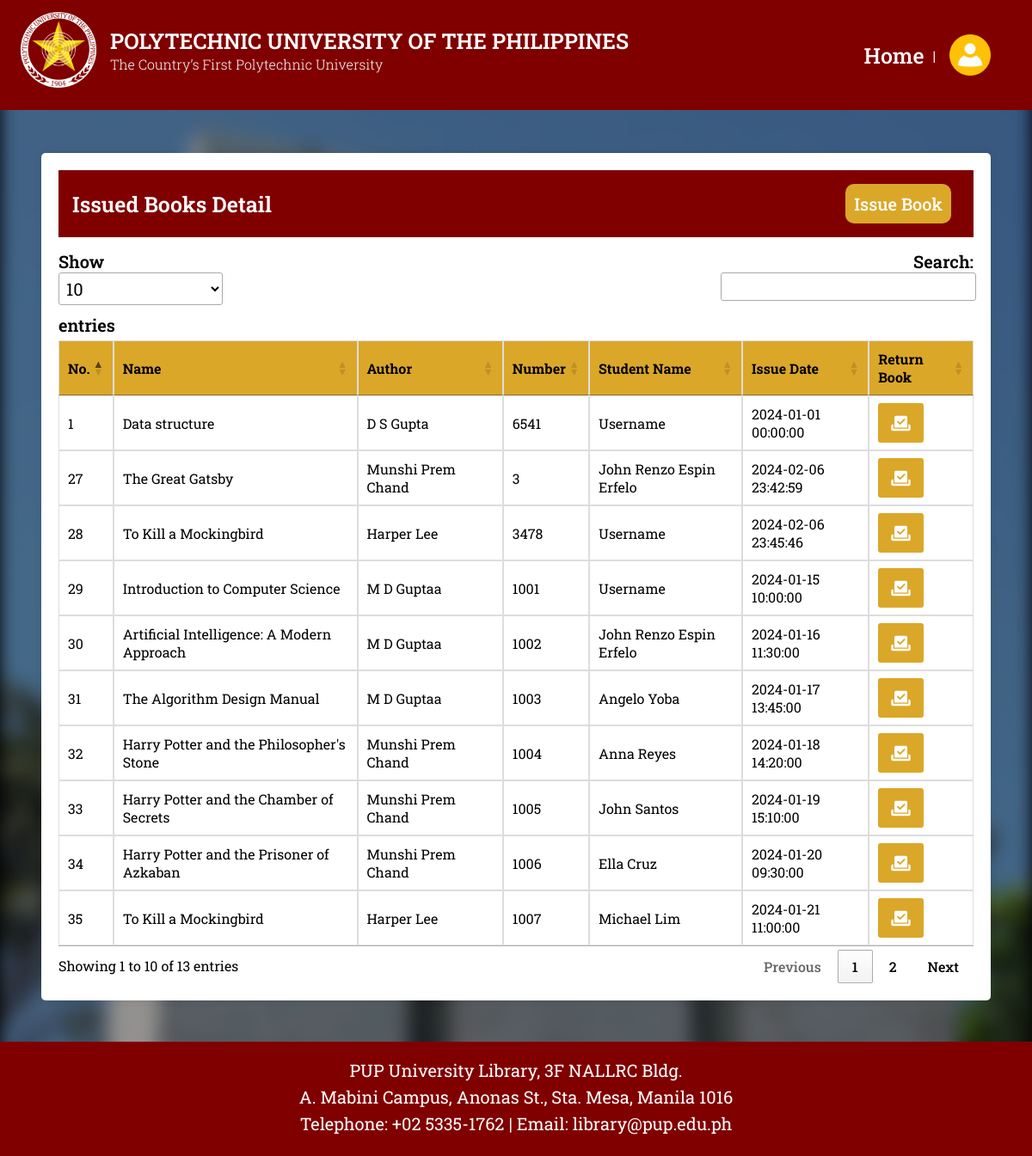
Page /admin/view_issued_book.php on the committed database.
### tables this page shows
CREATE TABLE `issued_books` (
  `s_no` int(11) NOT NULL AUTO_INCREMENT,
  `book_no` int(11) NOT NULL,
  `book_name` varchar(200) NOT NULL,
  `book_author` varchar(200) NOT NULL,
  `student_id` int(11) NOT NULL,
  `status` int(11) NOT NULL,
  `issue_date` datetime NOT NULL,
  PRIMARY KEY (`s_no`),
  KEY `book_no` (`book_no`),
  CONSTRAINT `issued_books_ibfk_1` FOREIGN KEY (`book_no`) REFERENCES `books` (`book_no`)
);

CREATE TABLE `users` (
  `id` int(11) NOT NULL AUTO_INCREMENT,
  `name` varchar(50) NOT NULL,
  `email` varchar(100) NOT NULL,
  `password` varchar(100) NOT NULL,
  `mobile` varchar(11) NOT NULL,
  `address` varchar(250) NOT NULL,
  PRIMARY KEY (`id`)
);

### admin/view_issued_book.php (the view, shortened to what this page needs)
<?php
$connection = mysqli_connect("localhost", "admin", "password");
$query = "select issued_books.s_no, issued_books.book_name,issued_books.book_author,issued_books.book_no,users.name, issued_books.issue_date from issued_books left join users on issued_books.student_id = users.id where issued_books.status = 1";
?>
<!DOCTYPE html>
<html lang="en">
<head>
  <link rel="stylesheet" href="../css/admin.css" />
  <link rel="stylesheet" type="text/css" href="https://cdn.datatables.net/1.10.25/css/jquery.dataTables.min.css">
</head>
<body>
  <?php include('admin_navbar.php') ?>
  <div class="content">
    <div class="card">
      <div class="card-header">
        <h1>Issued Books Detail</h1>
        <div class="header-button">
          <a href="issue_book.php">Issue Book</a>
        </div>
      </div>
      <div class="card-body">
        <form>
          <table class="table" id="myTable">
            <thead>
              <tr>
                <th>No.</th>
                <th>Name</th>
                <th>Author</th>
                <th>Number</th>
                <th>Student Name</th>
                <th>Issue Date</th>
                <th>Return Book</th>
              </tr>
            </thead>
            <tbody>
              <?php
              $query_run = mysqli_query($connection, $query);
              while ($row = mysqli_fetch_assoc($query_run)) {
                ?>
                <tr>
                  <td>
                    <?php echo $row['s_no']; ?>
                  </td>
                  <td>
                    <?php echo $row['book_name']; ?>
                  </td>
                  <td>
                    <?php echo $row['book_author']; ?>
                  </td>
                  <td>
                    <?php echo $row['book_no']; ?>
                  </td>
                  <td>
                    <?php echo $row['name']; ?>
                  </td>
                  <td>
                    <?php echo $row['issue_date']; ?>
                  </td>
                  <td>
                    <button onclick="returnBook(<?php echo $row['s_no']; ?>)">
                      <i class="fa-solid fa-check-to-slot"></i>
                    </button>
                  </td>
                </tr>
                <?php
              }
              ?>
            </tbody>
          </table>
        </form>
      </div>
    </div>
  </div>
</body>
<?php include('../includes/footer.php'); ?>
</html>

### css/admin.css (style rules this page uses)
* { margin: 0; padding: 0; box-sizing: border-box; font-family: 'Roboto Slab', serif; }
:root { --primary: #800000; --primary-dark: #4d0000; --secondary: #dba729; --secondary-dark: #a7801f; --text: #FFFFFF; }
body { background-color: #000000; margin: 0; padding: 0; }
body::before { content: ""; position: fixed; top: 0; right: 0; bottom: 0; left: 0; background-image: url("../assets/home_bg.jpg"); background-size: cover; filter: blur(10px); opacity: .6; z-index: -1; }
.content { display: block; margin: 3rem; }
.card { display: flex; flex-direction: column; justify-content: center; margin: auto; min-width: 350px; padding: 20px; background-color: #fff; border-radius: 5px; box-shadow: 0 0 10px rgba(0, 0, 0, 0.1); margin-top: 50px; }
.card .card-header { display: flex; align-items: center; justify-content: space-between; background-color: var(--primary); color: var(--text); padding: 1rem; margin-bottom: 15px; }
.card-header .header-button { display: flex; align-items: end; }
.header-button a { display: flex; color: var(--text); margin-right: 10px; padding: 10px; font-size: 20px; font-style: normal; font-weight: 500; line-height: normal; text-decoration: none; background-color: var(--secondary); transition: background-color 0.3s ease, color 0.3s ease; border-radius: 10px; }
.card button { background-color: var(--secondary); color: #fff; padding: 10px 15px; border: none; border-radius: 3px; cursor: pointer; font-size: 20px; font-style: normal; font-weight: 500; line-height: normal; transition: background-color 0.3s ease; }
.table { width: 100%; border-collapse: collapse; }
.table th, .table td { border: 1px solid #ddd; padding: 8px; text-align: left; }
.table td { font-size: 16px; font-style: normal; font-weight: 400; line-height: normal; }
.table th { font-size: 16px; font-style: normal; font-weight: 600; line-height: normal; background-color: var(--secondary); }
h1 { font-size: 25px; font-style: normal; font-weight: 600; line-height: normal; }

### rows in the picture
issued_books: s_no "1", book_name "Data structure", book_author "D S Gupta", book_no "6541", users.name "Username", issue_date "2024-01-01 00:00:00"
issued_books: s_no "27", book_name "The Great Gatsby", book_author "Munshi Prem Chand", book_no "3", users.name "John Renzo Espin Erfelo", issue_date "2024-02-06 23:42:59"
issued_books: s_no "28", book_name "To Kill a Mockingbird", book_author "Harper Lee", book_no "3478", users.name "Username", issue_date "2024-02-06 23:45:46"
issued_books: s_no "29", book_name "Introduction to Computer Science", book_author "M D Guptaa", book_no "1001", users.name "Username", issue_date "2024-01-15 10:00:00"
issued_books: s_no "30", book_name "Artificial Intelligence: A Modern Approach", book_author "M D Guptaa", book_no "1002", users.name "John Renzo Espin Erfelo", issue_date "2024-01-16 11:30:00"
issued_books: s_no "31", book_name "The Algorithm Design Manual", book_author "M D Guptaa", book_no "1003", users.name "Angelo Yoba", issue_date "2024-01-17 13:45:00"
issued_books: s_no "32", book_name "Harry Potter and the Philosopher's Stone", book_author "Munshi Prem Chand", book_no "1004", users.name "Anna Reyes", issue_date "2024-01-18 14:20:00"
issued_books: s_no "33", book_name "Harry Potter and the Chamber of Secrets", book_author "Munshi Prem Chand", book_no "1005", users.name "John Santos", issue_date "2024-01-19 15:10:00"
issued_books: s_no "34", book_name "Harry Potter and the Prisoner of Azkaban", book_author "Munshi Prem Chand", book_no "1006", users.name "Ella Cruz", issue_date "2024-01-20 09:30:00"
issued_books: s_no "35", book_name "To Kill a Mockingbird", book_author "Harper Lee", book_no "1007", users.name "Michael Lim", issue_date "2024-01-21 11:00:00"
